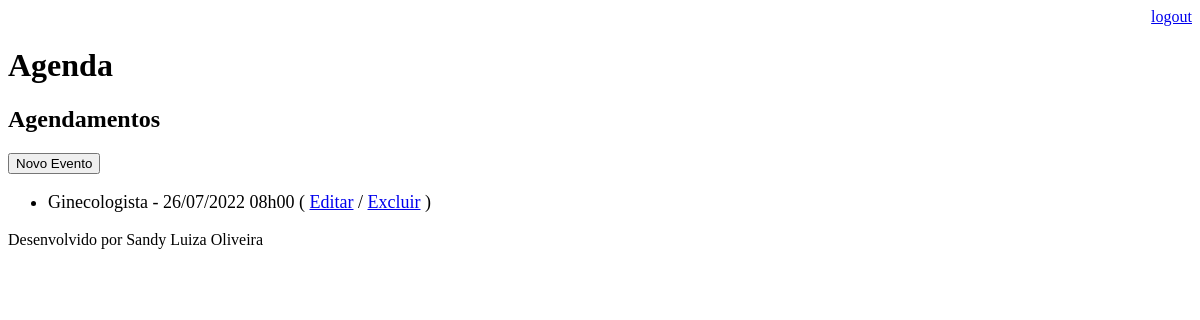
Page /agenda/ (signed in) on the earlier database version.
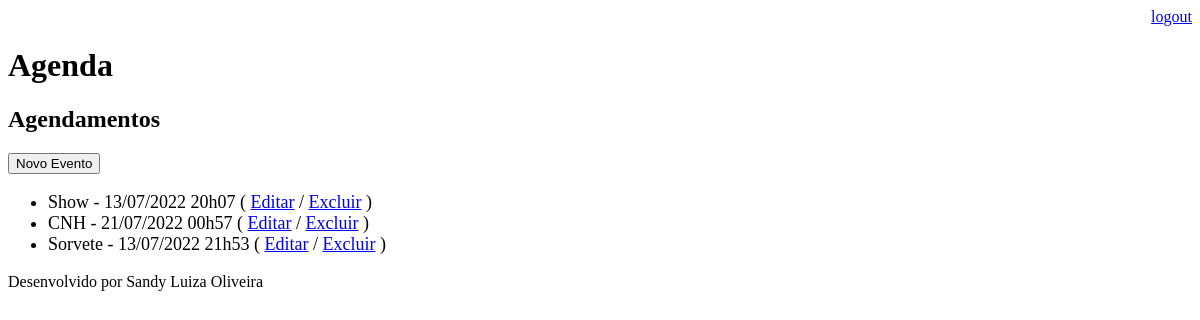
Same page on the later database version.
### core/models.py (models this page shows, shortened)
class Evento(models.Model):
    titulo = models.CharField(max_length=100) # esse campo tem no máximo 100 caracteres
    descricao = models.TextField(blank=True, null=True)
    data_evento = models.DateTimeField(verbose_name='Data do Evento')  # verbose_name é para colocar o nome do jeito que
    data_criacao = models.DateTimeField(auto_now=True, verbose_name='Data da Criação')
    usuario = models.ForeignKey(User, on_delete=models.CASCADE)
    class Meta:
        db_table = 'evento'
    def get_data_evento(self):
        return self.data_evento.strftime('%d/%m/%Y %Hh%M')
    def get_evento_atrasado(self):
        if self.data_evento < datetime.now():
            return True
        else:
            return False

### core/views.py (the view)
# urls.py: path('agenda/', views.lista_eventos),
@login_required(login_url='/login/')   # o arroba é para indicar que é um decorador. Esse comando é para pedir o login para acessar a pagina agenda
def lista_eventos(request):
    usuario = request.user
    data_atual = datetime.now() - timedelta(hours=1)
    evento = Evento.objects.filter(usuario=usuario, data_evento__gt=data_atual)
    dados = {'eventos':evento}
    return render(request, 'agenda.html', dados)

### templates/agenda.html
{% extends "model-page.html" %}
{%block content %}
    <h2>Agendamentos</h2>
    <a href="evento/">
        <button type="button">Novo Evento</button>
    </a>
    <ul style="font-size: 18px">
        {% for evento in eventos %}
            <li>
                <div style={% if evento.get_evento_atrasado %} "color:red" {% endif %}>
                    {{ evento.titulo }} - {{ evento.get_data_evento }}
                    ( <a href="evento/?id={{ evento.id }}">Editar</a>
                    / <a href="evento/delete/{{ evento.id }}/">Excluir</a> )
                </div>
            </li>
        {% endfor %}
    </ul>
{% endblock %}

### templates/model-page.html
<!DOCTYPE html>
<html lang="en">
<head>
    {% include "model-header.html" %}
</head>
<body>
    {% block content %} {% endblock %}
    {% include "model-footer.html" %}
</body>
</html>

### templates/model-header.html (shortened to what this page needs)
    <div align="right">
        <a href="/logout">logout</a>
    </div>
    <h1>Agenda</h1>

### templates/model-footer.html
<p>Desenvolvido por Sandy Luiza Oliveira</p>

Differences in the rows shown:
removed Evento: titulo "Ginecologista", get_data_evento "26/07/2022 08h00"
added Evento: titulo "Show", get_data_evento "13/07/2022 20h07"
added Evento: titulo "CNH", get_data_evento "21/07/2022 00h57"
added Evento: titulo "Sorvete", get_data_evento "13/07/2022 21h53"
